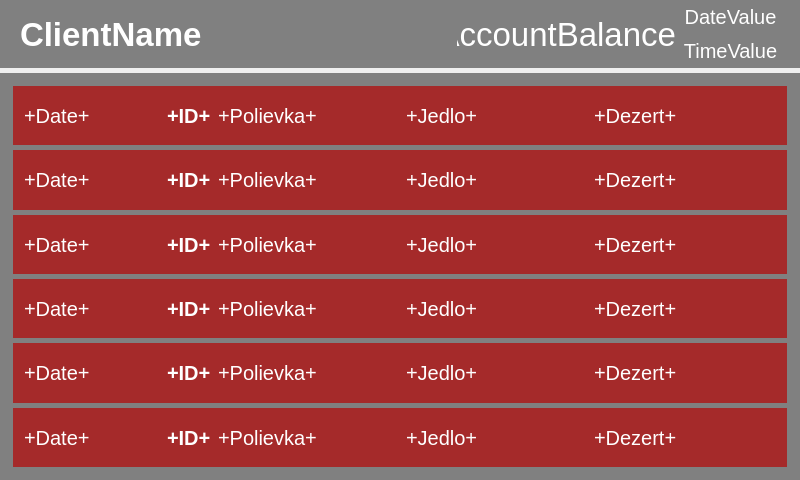
<?xml version="1.0" encoding="UTF-8"?>
<ui version="4.0">
 <class>InfCardScaned</class>
 <widget class="QWidget" name="InfCardScaned">
  <property name="geometry">
   <rect>
    <x>0</x>
    <y>0</y>
    <width>800</width>
    <height>480</height>
   </rect>
  </property>
  <property name="windowTitle">
   <string>Form</string>
  </property>
  <layout class="QVBoxLayout" name="verticalLayout_2" stretch="1,6">
   <property name="spacing">
    <number>5</number>
   </property>
   <property name="leftMargin">
    <number>0</number>
   </property>
   <property name="topMargin">
    <number>0</number>
   </property>
   <property name="rightMargin">
    <number>0</number>
   </property>
   <property name="bottomMargin">
    <number>0</number>
   </property>
   <item>
    <widget class="QWidget" name="_titleLayout" native="true">
     <property name="sizePolicy">
      <sizepolicy hsizetype="Ignored" vsizetype="Ignored">
       <horstretch>0</horstretch>
       <verstretch>0</verstretch>
      </sizepolicy>
     </property>
     <property name="styleSheet">
      <string notr="true">background:Gray</string>
     </property>
     <property name="class" stdset="0">
      <string>lightPanelStyle</string>
     </property>
     <layout class="QHBoxLayout" name="titleLayout" stretch="4,2,1">
      <property name="spacing">
       <number>0</number>
      </property>
      <property name="leftMargin">
       <number>20</number>
      </property>
      <property name="topMargin">
       <number>0</number>
      </property>
      <property name="rightMargin">
       <number>15</number>
      </property>
      <property name="bottomMargin">
       <number>0</number>
      </property>
      <item>
       <widget class="QLabel" name="ClientName">
        <property name="sizePolicy">
         <sizepolicy hsizetype="Ignored" vsizetype="Ignored">
          <horstretch>0</horstretch>
          <verstretch>0</verstretch>
         </sizepolicy>
        </property>
        <property name="font">
         <font>
          <pointsize>25</pointsize>
          <weight>75</weight>
          <bold>true</bold>
         </font>
        </property>
        <property name="styleSheet">
         <string notr="true">color:white</string>
        </property>
        <property name="text">
         <string>ClientName</string>
        </property>
       </widget>
      </item>
      <item>
       <widget class="QLabel" name="AccountBalance">
        <property name="sizePolicy">
         <sizepolicy hsizetype="Ignored" vsizetype="Ignored">
          <horstretch>0</horstretch>
          <verstretch>0</verstretch>
         </sizepolicy>
        </property>
        <property name="font">
         <font>
          <pointsize>25</pointsize>
         </font>
        </property>
        <property name="styleSheet">
         <string notr="true">color:white</string>
        </property>
        <property name="text">
         <string>AccountBalance</string>
        </property>
        <property name="alignment">
         <set>Qt::AlignRight|Qt::AlignTrailing|Qt::AlignVCenter</set>
        </property>
       </widget>
      </item>
      <item>
       <widget class="QWidget" name="_dateTimeLayout" native="true">
        <property name="sizePolicy">
         <sizepolicy hsizetype="Ignored" vsizetype="Ignored">
          <horstretch>0</horstretch>
          <verstretch>0</verstretch>
         </sizepolicy>
        </property>
        <layout class="QVBoxLayout" name="dateTimeLayout">
         <property name="spacing">
          <number>0</number>
         </property>
         <property name="leftMargin">
          <number>0</number>
         </property>
         <property name="topMargin">
          <number>0</number>
         </property>
         <property name="rightMargin">
          <number>0</number>
         </property>
         <property name="bottomMargin">
          <number>0</number>
         </property>
         <item>
          <widget class="QLabel" name="DateValue">
           <property name="sizePolicy">
            <sizepolicy hsizetype="Ignored" vsizetype="Ignored">
             <horstretch>0</horstretch>
             <verstretch>0</verstretch>
            </sizepolicy>
           </property>
           <property name="font">
            <font>
             <pointsize>15</pointsize>
            </font>
           </property>
           <property name="styleSheet">
            <string notr="true">color:white</string>
           </property>
           <property name="text">
            <string>DateValue</string>
           </property>
           <property name="alignment">
            <set>Qt::AlignCenter</set>
           </property>
          </widget>
         </item>
         <item>
          <widget class="QLabel" name="TimeValue">
           <property name="sizePolicy">
            <sizepolicy hsizetype="Ignored" vsizetype="Ignored">
             <horstretch>0</horstretch>
             <verstretch>0</verstretch>
            </sizepolicy>
           </property>
           <property name="font">
            <font>
             <pointsize>15</pointsize>
            </font>
           </property>
           <property name="styleSheet">
            <string notr="true">color:white</string>
           </property>
           <property name="text">
            <string>TimeValue</string>
           </property>
           <property name="alignment">
            <set>Qt::AlignCenter</set>
           </property>
          </widget>
         </item>
        </layout>
       </widget>
      </item>
     </layout>
    </widget>
   </item>
   <item>
    <widget class="QWidget" name="_verticalLayout" native="true">
     <property name="sizePolicy">
      <sizepolicy hsizetype="Ignored" vsizetype="Ignored">
       <horstretch>0</horstretch>
       <verstretch>0</verstretch>
      </sizepolicy>
     </property>
     <property name="styleSheet">
      <string notr="true">background:gray</string>
     </property>
     <property name="class" stdset="0">
      <string>darkPanelStyle</string>
     </property>
     <layout class="QVBoxLayout" name="verticalLayout" stretch="0,0,0,0,0,0">
      <property name="spacing">
       <number>5</number>
      </property>
      <property name="leftMargin">
       <number>13</number>
      </property>
      <property name="topMargin">
       <number>13</number>
      </property>
      <property name="rightMargin">
       <number>13</number>
      </property>
      <property name="bottomMargin">
       <number>13</number>
      </property>
      <item>
       <widget class="QWidget" name="_tableLayout_0" native="true">
        <property name="styleSheet">
         <string notr="true">background:brown</string>
        </property>
        <property name="class" stdset="0">
         <string>tableBgStyle</string>
        </property>
        <layout class="QVBoxLayout" name="tableLayout">
         <property name="spacing">
          <number>2</number>
         </property>
         <property name="leftMargin">
          <number>2</number>
         </property>
         <property name="topMargin">
          <number>2</number>
         </property>
         <property name="rightMargin">
          <number>2</number>
         </property>
         <property name="bottomMargin">
          <number>2</number>
         </property>
         <item>
          <widget class="QWidget" name="_row_0" native="true">
           <property name="class" stdset="0">
            <string>tableCell</string>
           </property>
           <layout class="QHBoxLayout" name="horizontalLayout" stretch="3,1,4,4,4">
            <item>
             <widget class="QLabel" name="Date_0">
              <property name="sizePolicy">
               <sizepolicy hsizetype="Ignored" vsizetype="Ignored">
                <horstretch>0</horstretch>
                <verstretch>0</verstretch>
               </sizepolicy>
              </property>
              <property name="font">
               <font>
                <pointsize>15</pointsize>
               </font>
              </property>
              <property name="styleSheet">
               <string notr="true">color:white</string>
              </property>
              <property name="text">
               <string>+Date+</string>
              </property>
              <property name="alignment">
               <set>Qt::AlignLeading|Qt::AlignLeft|Qt::AlignVCenter</set>
              </property>
              <property name="class" stdset="0">
               <string>servedMealsListCanteenStyle</string>
              </property>
             </widget>
            </item>
            <item>
             <widget class="QLabel" name="IdMenu_0">
              <property name="sizePolicy">
               <sizepolicy hsizetype="Ignored" vsizetype="Ignored">
                <horstretch>0</horstretch>
                <verstretch>0</verstretch>
               </sizepolicy>
              </property>
              <property name="font">
               <font>
                <pointsize>15</pointsize>
                <weight>75</weight>
                <bold>true</bold>
               </font>
              </property>
              <property name="styleSheet">
               <string notr="true">color:white</string>
              </property>
              <property name="text">
               <string>+ID+</string>
              </property>
              <property name="class" stdset="0">
               <string>servedMealsListMealKindStyle</string>
              </property>
             </widget>
            </item>
            <item>
             <widget class="QLabel" name="Soup_0">
              <property name="sizePolicy">
               <sizepolicy hsizetype="Ignored" vsizetype="Ignored">
                <horstretch>0</horstretch>
                <verstretch>0</verstretch>
               </sizepolicy>
              </property>
              <property name="font">
               <font>
                <pointsize>15</pointsize>
               </font>
              </property>
              <property name="styleSheet">
               <string notr="true">color:white</string>
              </property>
              <property name="text">
               <string>+Polievka+</string>
              </property>
             </widget>
            </item>
            <item>
             <widget class="QLabel" name="Meal_0">
              <property name="sizePolicy">
               <sizepolicy hsizetype="Ignored" vsizetype="Ignored">
                <horstretch>0</horstretch>
                <verstretch>0</verstretch>
               </sizepolicy>
              </property>
              <property name="font">
               <font>
                <pointsize>15</pointsize>
               </font>
              </property>
              <property name="styleSheet">
               <string notr="true">color:white</string>
              </property>
              <property name="text">
               <string>+Jedlo+</string>
              </property>
             </widget>
            </item>
            <item>
             <widget class="QLabel" name="Desert_0">
              <property name="sizePolicy">
               <sizepolicy hsizetype="Ignored" vsizetype="Ignored">
                <horstretch>0</horstretch>
                <verstretch>0</verstretch>
               </sizepolicy>
              </property>
              <property name="font">
               <font>
                <pointsize>15</pointsize>
               </font>
              </property>
              <property name="styleSheet">
               <string notr="true">color:white</string>
              </property>
              <property name="text">
               <string>+Dezert+</string>
              </property>
             </widget>
            </item>
           </layout>
          </widget>
         </item>
        </layout>
       </widget>
      </item>
      <item>
       <widget class="QWidget" name="_tableLayout_1" native="true">
        <property name="styleSheet">
         <string notr="true">background:brown</string>
        </property>
        <property name="class" stdset="0">
         <string>tableBgStyle</string>
        </property>
        <layout class="QVBoxLayout" name="tableLayout_2">
         <property name="spacing">
          <number>2</number>
         </property>
         <property name="leftMargin">
          <number>2</number>
         </property>
         <property name="topMargin">
          <number>2</number>
         </property>
         <property name="rightMargin">
          <number>2</number>
         </property>
         <property name="bottomMargin">
          <number>2</number>
         </property>
         <item>
          <widget class="QWidget" name="_row_1" native="true">
           <property name="class" stdset="0">
            <string>tableCell</string>
           </property>
           <layout class="QHBoxLayout" name="horizontalLayout_2" stretch="3,1,4,4,4">
            <item>
             <widget class="QLabel" name="Date_1">
              <property name="sizePolicy">
               <sizepolicy hsizetype="Ignored" vsizetype="Ignored">
                <horstretch>0</horstretch>
                <verstretch>0</verstretch>
               </sizepolicy>
              </property>
              <property name="font">
               <font>
                <pointsize>15</pointsize>
               </font>
              </property>
              <property name="styleSheet">
               <string notr="true">color:white</string>
              </property>
              <property name="text">
               <string>+Date+</string>
              </property>
              <property name="alignment">
               <set>Qt::AlignLeading|Qt::AlignLeft|Qt::AlignVCenter</set>
              </property>
              <property name="class" stdset="0">
               <string>servedMealsListCanteenStyle</string>
              </property>
             </widget>
            </item>
            <item>
             <widget class="QLabel" name="IdMenu_1">
              <property name="sizePolicy">
               <sizepolicy hsizetype="Ignored" vsizetype="Ignored">
                <horstretch>0</horstretch>
                <verstretch>0</verstretch>
               </sizepolicy>
              </property>
              <property name="font">
               <font>
                <pointsize>15</pointsize>
                <weight>75</weight>
                <bold>true</bold>
               </font>
              </property>
              <property name="styleSheet">
               <string notr="true">color:white</string>
              </property>
              <property name="text">
               <string>+ID+</string>
              </property>
              <property name="class" stdset="0">
               <string>servedMealsListMealKindStyle</string>
              </property>
             </widget>
            </item>
            <item>
             <widget class="QLabel" name="Soup_1">
              <property name="sizePolicy">
               <sizepolicy hsizetype="Ignored" vsizetype="Ignored">
                <horstretch>0</horstretch>
                <verstretch>0</verstretch>
               </sizepolicy>
              </property>
              <property name="font">
               <font>
                <pointsize>15</pointsize>
               </font>
              </property>
              <property name="styleSheet">
               <string notr="true">color:white</string>
              </property>
              <property name="text">
               <string>+Polievka+</string>
              </property>
             </widget>
            </item>
            <item>
             <widget class="QLabel" name="Meal_1">
              <property name="sizePolicy">
               <sizepolicy hsizetype="Ignored" vsizetype="Ignored">
                <horstretch>0</horstretch>
                <verstretch>0</verstretch>
               </sizepolicy>
              </property>
              <property name="font">
               <font>
                <pointsize>15</pointsize>
               </font>
              </property>
              <property name="styleSheet">
               <string notr="true">color:white</string>
              </property>
              <property name="text">
               <string>+Jedlo+</string>
              </property>
             </widget>
            </item>
            <item>
             <widget class="QLabel" name="Desert_1">
              <property name="sizePolicy">
               <sizepolicy hsizetype="Ignored" vsizetype="Ignored">
                <horstretch>0</horstretch>
                <verstretch>0</verstretch>
               </sizepolicy>
              </property>
              <property name="font">
               <font>
                <pointsize>15</pointsize>
               </font>
              </property>
              <property name="styleSheet">
               <string notr="true">color:white</string>
              </property>
              <property name="text">
               <string>+Dezert+</string>
              </property>
             </widget>
            </item>
           </layout>
          </widget>
         </item>
        </layout>
       </widget>
      </item>
      <item>
       <widget class="QWidget" name="_tableLayout_2" native="true">
        <property name="styleSheet">
         <string notr="true">background:brown</string>
        </property>
        <property name="class" stdset="0">
         <string>tableBgStyle</string>
        </property>
        <layout class="QVBoxLayout" name="tableLayout_4">
         <property name="spacing">
          <number>2</number>
         </property>
         <property name="leftMargin">
          <number>2</number>
         </property>
         <property name="topMargin">
          <number>2</number>
         </property>
         <property name="rightMargin">
          <number>2</number>
         </property>
         <property name="bottomMargin">
          <number>2</number>
         </property>
         <item>
          <widget class="QWidget" name="_row_2" native="true">
           <property name="class" stdset="0">
            <string>tableCell</string>
           </property>
           <layout class="QHBoxLayout" name="horizontalLayout_4" stretch="3,1,4,4,4">
            <item>
             <widget class="QLabel" name="Date_2">
              <property name="sizePolicy">
               <sizepolicy hsizetype="Ignored" vsizetype="Ignored">
                <horstretch>0</horstretch>
                <verstretch>0</verstretch>
               </sizepolicy>
              </property>
              <property name="font">
               <font>
                <pointsize>15</pointsize>
               </font>
              </property>
              <property name="styleSheet">
               <string notr="true">color:white</string>
              </property>
              <property name="text">
               <string>+Date+</string>
              </property>
              <property name="alignment">
               <set>Qt::AlignLeading|Qt::AlignLeft|Qt::AlignVCenter</set>
              </property>
              <property name="class" stdset="0">
               <string>servedMealsListCanteenStyle</string>
              </property>
             </widget>
            </item>
            <item>
             <widget class="QLabel" name="IdMenu_2">
              <property name="sizePolicy">
               <sizepolicy hsizetype="Ignored" vsizetype="Ignored">
                <horstretch>0</horstretch>
                <verstretch>0</verstretch>
               </sizepolicy>
              </property>
              <property name="font">
               <font>
                <pointsize>15</pointsize>
                <weight>75</weight>
                <bold>true</bold>
               </font>
              </property>
              <property name="styleSheet">
               <string notr="true">color:white</string>
              </property>
              <property name="text">
               <string>+ID+</string>
              </property>
              <property name="class" stdset="0">
               <string>servedMealsListMealKindStyle</string>
              </property>
             </widget>
            </item>
            <item>
             <widget class="QLabel" name="Soup_2">
              <property name="sizePolicy">
               <sizepolicy hsizetype="Ignored" vsizetype="Ignored">
                <horstretch>0</horstretch>
                <verstretch>0</verstretch>
               </sizepolicy>
              </property>
              <property name="font">
               <font>
                <pointsize>15</pointsize>
               </font>
              </property>
              <property name="styleSheet">
               <string notr="true">color:white</string>
              </property>
              <property name="text">
               <string>+Polievka+</string>
              </property>
             </widget>
            </item>
            <item>
             <widget class="QLabel" name="Meal_2">
              <property name="sizePolicy">
               <sizepolicy hsizetype="Ignored" vsizetype="Ignored">
                <horstretch>0</horstretch>
                <verstretch>0</verstretch>
               </sizepolicy>
              </property>
              <property name="font">
               <font>
                <pointsize>15</pointsize>
               </font>
              </property>
              <property name="styleSheet">
               <string notr="true">color:white</string>
              </property>
              <property name="text">
               <string>+Jedlo+</string>
              </property>
             </widget>
            </item>
            <item>
             <widget class="QLabel" name="Desert_2">
              <property name="sizePolicy">
               <sizepolicy hsizetype="Ignored" vsizetype="Ignored">
                <horstretch>0</horstretch>
                <verstretch>0</verstretch>
               </sizepolicy>
              </property>
              <property name="font">
               <font>
                <pointsize>15</pointsize>
               </font>
              </property>
              <property name="styleSheet">
               <string notr="true">color:white</string>
              </property>
              <property name="text">
               <string>+Dezert+</string>
              </property>
             </widget>
            </item>
           </layout>
          </widget>
         </item>
        </layout>
       </widget>
      </item>
      <item>
       <widget class="QWidget" name="_tableLayout_3" native="true">
        <property name="styleSheet">
         <string notr="true">background:brown</string>
        </property>
        <property name="class" stdset="0">
         <string>tableBgStyle</string>
        </property>
        <layout class="QVBoxLayout" name="tableLayout_3">
         <property name="spacing">
          <number>2</number>
         </property>
         <property name="leftMargin">
          <number>2</number>
         </property>
         <property name="topMargin">
          <number>2</number>
         </property>
         <property name="rightMargin">
          <number>2</number>
         </property>
         <property name="bottomMargin">
          <number>2</number>
         </property>
         <item>
          <widget class="QWidget" name="_row_3" native="true">
           <property name="class" stdset="0">
            <string>tableCell</string>
           </property>
           <layout class="QHBoxLayout" name="horizontalLayout_3" stretch="3,1,4,4,4">
            <item>
             <widget class="QLabel" name="Date_3">
              <property name="sizePolicy">
               <sizepolicy hsizetype="Ignored" vsizetype="Ignored">
                <horstretch>0</horstretch>
                <verstretch>0</verstretch>
               </sizepolicy>
              </property>
              <property name="font">
               <font>
                <pointsize>15</pointsize>
               </font>
              </property>
              <property name="styleSheet">
               <string notr="true">color:white</string>
              </property>
              <property name="text">
               <string>+Date+</string>
              </property>
              <property name="alignment">
               <set>Qt::AlignLeading|Qt::AlignLeft|Qt::AlignVCenter</set>
              </property>
              <property name="class" stdset="0">
               <string>servedMealsListCanteenStyle</string>
              </property>
             </widget>
            </item>
            <item>
             <widget class="QLabel" name="IdMenu_3">
              <property name="sizePolicy">
               <sizepolicy hsizetype="Ignored" vsizetype="Ignored">
                <horstretch>0</horstretch>
                <verstretch>0</verstretch>
               </sizepolicy>
              </property>
              <property name="font">
               <font>
                <pointsize>15</pointsize>
                <weight>75</weight>
                <bold>true</bold>
               </font>
              </property>
              <property name="styleSheet">
               <string notr="true">color:white</string>
              </property>
              <property name="text">
               <string>+ID+</string>
              </property>
              <property name="class" stdset="0">
               <string>servedMealsListMealKindStyle</string>
              </property>
             </widget>
            </item>
            <item>
             <widget class="QLabel" name="Soup_3">
              <property name="sizePolicy">
               <sizepolicy hsizetype="Ignored" vsizetype="Ignored">
                <horstretch>0</horstretch>
                <verstretch>0</verstretch>
               </sizepolicy>
              </property>
              <property name="font">
               <font>
                <pointsize>15</pointsize>
               </font>
              </property>
              <property name="styleSheet">
               <string notr="true">color:white</string>
              </property>
              <property name="text">
               <string>+Polievka+</string>
              </property>
             </widget>
            </item>
            <item>
             <widget class="QLabel" name="Meal_3">
              <property name="sizePolicy">
               <sizepolicy hsizetype="Ignored" vsizetype="Ignored">
                <horstretch>0</horstretch>
                <verstretch>0</verstretch>
               </sizepolicy>
              </property>
              <property name="font">
               <font>
                <pointsize>15</pointsize>
               </font>
              </property>
              <property name="styleSheet">
               <string notr="true">color:white</string>
              </property>
              <property name="text">
               <string>+Jedlo+</string>
              </property>
             </widget>
            </item>
            <item>
             <widget class="QLabel" name="Desert_3">
              <property name="sizePolicy">
               <sizepolicy hsizetype="Ignored" vsizetype="Ignored">
                <horstretch>0</horstretch>
                <verstretch>0</verstretch>
               </sizepolicy>
              </property>
              <property name="font">
               <font>
                <pointsize>15</pointsize>
               </font>
              </property>
              <property name="styleSheet">
               <string notr="true">color:white</string>
              </property>
              <property name="text">
               <string>+Dezert+</string>
              </property>
             </widget>
            </item>
           </layout>
          </widget>
         </item>
        </layout>
       </widget>
      </item>
      <item>
       <widget class="QWidget" name="_tableLayout_4" native="true">
        <property name="styleSheet">
         <string notr="true">background:brown</string>
        </property>
        <property name="class" stdset="0">
         <string>tableBgStyle</string>
        </property>
        <layout class="QVBoxLayout" name="tableLayout_5">
         <property name="spacing">
          <number>2</number>
         </property>
         <property name="leftMargin">
          <number>2</number>
         </property>
         <property name="topMargin">
          <number>2</number>
         </property>
         <property name="rightMargin">
          <number>2</number>
         </property>
         <property name="bottomMargin">
          <number>2</number>
         </property>
         <item>
          <widget class="QWidget" name="_row_4" native="true">
           <property name="class" stdset="0">
            <string>tableCell</string>
           </property>
           <layout class="QHBoxLayout" name="horizontalLayout_5" stretch="3,1,4,4,4">
            <item>
             <widget class="QLabel" name="Date_4">
              <property name="sizePolicy">
               <sizepolicy hsizetype="Ignored" vsizetype="Ignored">
                <horstretch>0</horstretch>
                <verstretch>0</verstretch>
               </sizepolicy>
              </property>
              <property name="font">
               <font>
                <pointsize>15</pointsize>
               </font>
              </property>
              <property name="styleSheet">
               <string notr="true">color:white</string>
              </property>
              <property name="text">
               <string>+Date+</string>
              </property>
              <property name="alignment">
               <set>Qt::AlignLeading|Qt::AlignLeft|Qt::AlignVCenter</set>
              </property>
              <property name="class" stdset="0">
               <string>servedMealsListCanteenStyle</string>
              </property>
             </widget>
            </item>
            <item>
             <widget class="QLabel" name="IdMenu_4">
              <property name="sizePolicy">
               <sizepolicy hsizetype="Ignored" vsizetype="Ignored">
                <horstretch>0</horstretch>
                <verstretch>0</verstretch>
               </sizepolicy>
              </property>
              <property name="font">
               <font>
                <pointsize>15</pointsize>
                <weight>75</weight>
                <bold>true</bold>
               </font>
              </property>
              <property name="styleSheet">
               <string notr="true">color:white</string>
              </property>
              <property name="text">
               <string>+ID+</string>
              </property>
              <property name="class" stdset="0">
               <string>servedMealsListMealKindStyle</string>
              </property>
             </widget>
            </item>
            <item>
             <widget class="QLabel" name="Soup_4">
              <property name="sizePolicy">
               <sizepolicy hsizetype="Ignored" vsizetype="Ignored">
                <horstretch>0</horstretch>
                <verstretch>0</verstretch>
               </sizepolicy>
              </property>
              <property name="font">
               <font>
                <pointsize>15</pointsize>
               </font>
              </property>
              <property name="styleSheet">
               <string notr="true">color:white</string>
              </property>
              <property name="text">
               <string>+Polievka+</string>
              </property>
             </widget>
            </item>
            <item>
             <widget class="QLabel" name="Meal_4">
              <property name="sizePolicy">
               <sizepolicy hsizetype="Ignored" vsizetype="Ignored">
                <horstretch>0</horstretch>
                <verstretch>0</verstretch>
               </sizepolicy>
              </property>
              <property name="font">
               <font>
                <pointsize>15</pointsize>
               </font>
              </property>
              <property name="styleSheet">
               <string notr="true">color:white</string>
              </property>
              <property name="text">
               <string>+Jedlo+</string>
              </property>
             </widget>
            </item>
            <item>
             <widget class="QLabel" name="Desert_4">
              <property name="sizePolicy">
               <sizepolicy hsizetype="Ignored" vsizetype="Ignored">
                <horstretch>0</horstretch>
                <verstretch>0</verstretch>
               </sizepolicy>
              </property>
              <property name="font">
               <font>
                <pointsize>15</pointsize>
               </font>
              </property>
              <property name="styleSheet">
               <string notr="true">color:white</string>
              </property>
              <property name="text">
               <string>+Dezert+</string>
              </property>
             </widget>
            </item>
           </layout>
          </widget>
         </item>
        </layout>
       </widget>
      </item>
      <item>
       <widget class="QWidget" name="_tableLayout_5" native="true">
        <property name="styleSheet">
         <string notr="true">background:brown</string>
        </property>
        <property name="class" stdset="0">
         <string>tableBgStyle</string>
        </property>
        <layout class="QVBoxLayout" name="tableLayout_6">
         <property name="spacing">
          <number>2</number>
         </property>
         <property name="leftMargin">
          <number>2</number>
         </property>
         <property name="topMargin">
          <number>2</number>
         </property>
         <property name="rightMargin">
          <number>2</number>
         </property>
         <property name="bottomMargin">
          <number>2</number>
         </property>
         <item>
          <widget class="QWidget" name="_row_5" native="true">
           <property name="class" stdset="0">
            <string>tableCell</string>
           </property>
           <layout class="QHBoxLayout" name="horizontalLayout_6" stretch="3,1,4,4,4">
            <item>
             <widget class="QLabel" name="Date_5">
              <property name="sizePolicy">
               <sizepolicy hsizetype="Ignored" vsizetype="Ignored">
                <horstretch>0</horstretch>
                <verstretch>0</verstretch>
               </sizepolicy>
              </property>
              <property name="font">
               <font>
                <pointsize>15</pointsize>
               </font>
              </property>
              <property name="styleSheet">
               <string notr="true">color:white</string>
              </property>
              <property name="text">
               <string>+Date+</string>
              </property>
              <property name="alignment">
               <set>Qt::AlignLeading|Qt::AlignLeft|Qt::AlignVCenter</set>
              </property>
              <property name="class" stdset="0">
               <string>servedMealsListCanteenStyle</string>
              </property>
             </widget>
            </item>
            <item>
             <widget class="QLabel" name="IdMenu_5">
              <property name="sizePolicy">
               <sizepolicy hsizetype="Ignored" vsizetype="Ignored">
                <horstretch>0</horstretch>
                <verstretch>0</verstretch>
               </sizepolicy>
              </property>
              <property name="font">
               <font>
                <pointsize>15</pointsize>
                <weight>75</weight>
                <bold>true</bold>
               </font>
              </property>
              <property name="styleSheet">
               <string notr="true">color:white</string>
              </property>
              <property name="text">
               <string>+ID+</string>
              </property>
              <property name="class" stdset="0">
               <string>servedMealsListMealKindStyle</string>
              </property>
             </widget>
            </item>
            <item>
             <widget class="QLabel" name="Soup_5">
              <property name="sizePolicy">
               <sizepolicy hsizetype="Ignored" vsizetype="Ignored">
                <horstretch>0</horstretch>
                <verstretch>0</verstretch>
               </sizepolicy>
              </property>
              <property name="font">
               <font>
                <pointsize>15</pointsize>
               </font>
              </property>
              <property name="styleSheet">
               <string notr="true">color:white</string>
              </property>
              <property name="text">
               <string>+Polievka+</string>
              </property>
             </widget>
            </item>
            <item>
             <widget class="QLabel" name="Meal_5">
              <property name="sizePolicy">
               <sizepolicy hsizetype="Ignored" vsizetype="Ignored">
                <horstretch>0</horstretch>
                <verstretch>0</verstretch>
               </sizepolicy>
              </property>
              <property name="font">
               <font>
                <pointsize>15</pointsize>
               </font>
              </property>
              <property name="styleSheet">
               <string notr="true">color:white</string>
              </property>
              <property name="text">
               <string>+Jedlo+</string>
              </property>
             </widget>
            </item>
            <item>
             <widget class="QLabel" name="Desert_5">
              <property name="sizePolicy">
               <sizepolicy hsizetype="Ignored" vsizetype="Ignored">
                <horstretch>0</horstretch>
                <verstretch>0</verstretch>
               </sizepolicy>
              </property>
              <property name="font">
               <font>
                <pointsize>15</pointsize>
               </font>
              </property>
              <property name="styleSheet">
               <string notr="true">color:white</string>
              </property>
              <property name="text">
               <string>+Dezert+</string>
              </property>
             </widget>
            </item>
           </layout>
          </widget>
         </item>
        </layout>
       </widget>
      </item>
     </layout>
    </widget>
   </item>
  </layout>
 </widget>
 <resources/>
 <connections/>
</ui>
